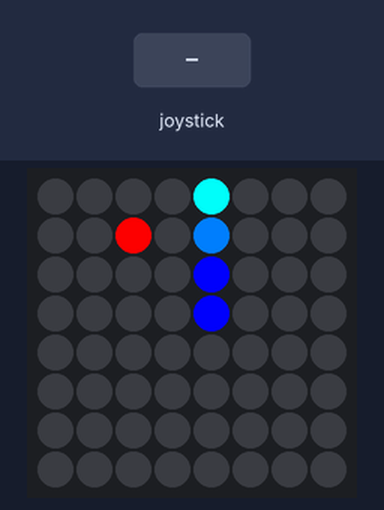
A program run on a simulated Raspberry Pi (BCM pin numbers) with a Sense HAT. Parts: the Sense HAT's 8×8 RGB LED matrix. Inputs (shaded band) come from the test bench. Random numbers come from a fixed seed.

Above: at 1.2 s.
1.3 s: joystick pushed left
At 1.9 s:
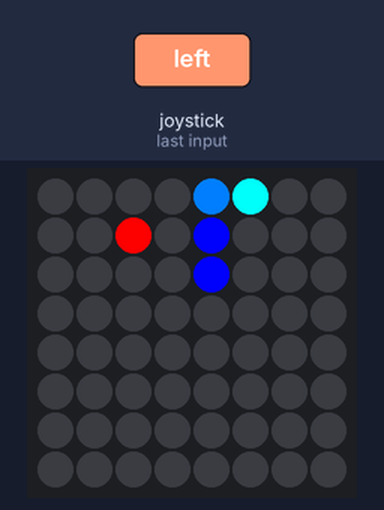
4.3 s: joystick pushed up
At 4.9 s:
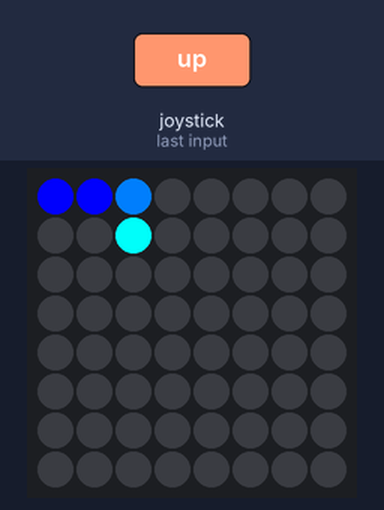
7.3 s: joystick pushed right
At 7.97 s:
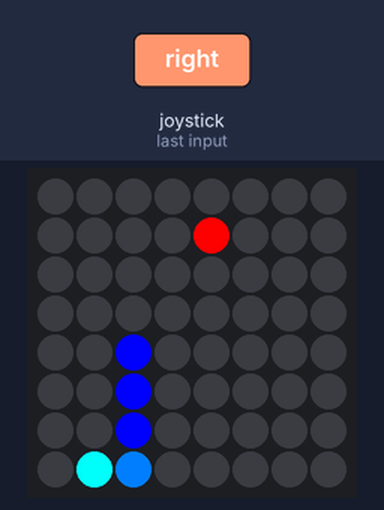
10.3 s: joystick pushed down
At 10.68 s:
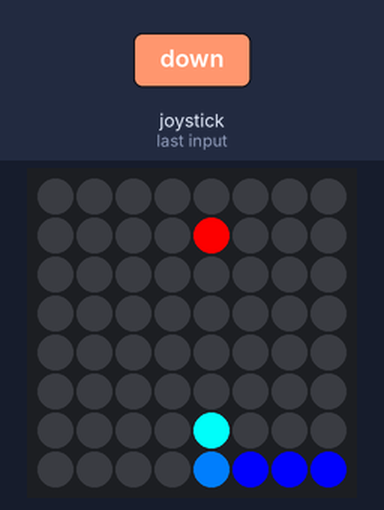
13.3 s: joystick pushed left
At 13.77 s:
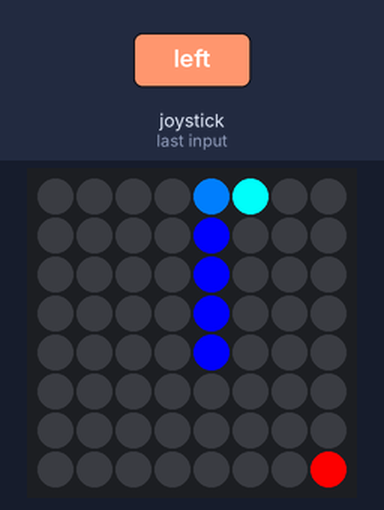
16.3 s: joystick pushed up
At 16.62 s:
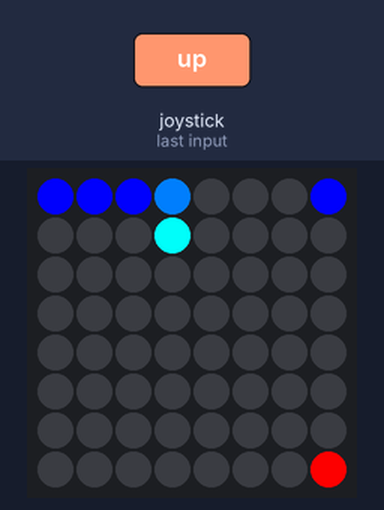
Timing chart, 0 to 19.3 s (numbered marks = the images above; inputs shaded):
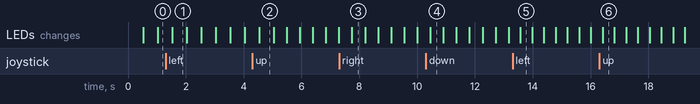

Measured:
- what the display in image 1 shows lasts 0.5 s, from 1.5 s to 2.0 s
- what the display in image 5 shows lasts 0.4 s, from 13.6 s to 14.0 s

The program:

snake.py
```python
from sense_hat import SenseHat  # For a real Sense HAT plugged into your Pi
# from sense_emu import SenseHat # For the Sense HAT emulator
from time import sleep
from random import randint

def old_div(a, b):
    return a//b

sense = SenseHat()

# All the variables used in this program:

score = 0
# The player's score. Gets increased by 1 every time the player successfully
# eats an apple, and is displayed at the end.

inverted = True
# I was programming this with a Raspberry Pi Touchscreen with an incredibly
# short ribbon cable, so I had to use the Sense HAT upside down, and I inverted
# the display and controls for this purpose. Change to False if you use your
# Sense HAT in the correct orientation :)

speed = 0.50
# Not technically speed, but the initial time it takes for the snake to move 1
# pixel. Gets multiplied by 0.9 every time an apple is eaten, making the snake faster.

snake_pos = [4, 3, 4, 4, 4, 5, 4, 6]
# Possibly the jankiest way to make a snake on the Sense HAT - store the coordinates
# of each segment in a list. I didn't even make two separate lists, or lists
# within the list. The values are arranged [x, y, x, y...x, y], where the
# first value is the x-position of the head, the second is the y-position of
# the head, the third is the x-position of the second segment, the fourth is
# the y-position of the second segment and so on. Two extra values are appended
# every time an apple is eaten to make the snake longer.

apple_pos = [randint(0, 7), randint(0, 7)]
# A list of 2 randomly generated integers between 0 and 7 (inclusive) for the
# x and y position of the apple. Gets randomly generated every time the apple is eaten.

snake_dir = 1
# The direction the snake is facing.
# 1 = up
# 2 = down
# 3 = left
# 4 = right

if inverted:
    sense.set_rotation(180)
    # Inverts the screen of the Sense HAT (but annoyingly enough, not the joystick)


def draw_apple():
    sense.set_pixel(apple_pos[0], apple_pos[1], 255, 0, 0)
    # Lights up a pixel to represent the apple


def draw_snake(t):
    # This function is called with an argument of either 0 or 1.
    # 0 means just draw the snake normally.
    # 1 means add a segment
    global snake_pos, snake_dir

    if t == 1:
        snake_pos.append(snake_pos[len(snake_pos) - 2])
        snake_pos.append(snake_pos[len(snake_pos) - 1])
        # Duplicates the last segment by duplicating the last 2 values on the list.

    for i in range(1, len(snake_pos) - 1):
        global snake_pos
        snake_pos[len(snake_pos) - i] = snake_pos[len(snake_pos) - i - 2]
    # Move each segment, except the head, to where the segment in front of it was.
    if snake_dir == 1:
        snake_pos[1] -= 1
    elif snake_dir == 2:
        snake_pos[1] += 1
    elif snake_dir == 3:
        snake_pos[0] -= 1
    elif snake_dir == 4:
        snake_pos[0] += 1
    # Draw the head of the snake according to the direction of the snake

    if snake_pos[0] > 7:
        snake_pos[0] = 0
    if snake_pos[0] < 0:
        snake_pos[0] = 7
    if snake_pos[1] > 7:
        snake_pos[1] = 0
    if snake_pos[1] < 0:
        snake_pos[1] = 7
    # If the snake wants to go beyond the screen, make it reappear from the opposite edge.

    for i in range(0, int(old_div(len(snake_pos), 2))):
        if i == 0:
            # Draw the snake head as a bright blue
            sense.set_pixel(snake_pos[2 * (i)], snake_pos[2 * (i) + 1], 0, 255,
                            255)
        elif i == 1:
            # Draw the first segment as a darker blue
            sense.set_pixel(snake_pos[2 * (i)], snake_pos[2 * (i) + 1], 0, 127,
                            255)
        else:
            # Draw all remaining segments as the darkest blue
            sense.set_pixel(snake_pos[2 * (i)], snake_pos[2 * (i) + 1], 0, 0,
                            255)


# Functions to change the direction of the snake
def move_up():
    global snake_dir
    if snake_dir != 2:
        snake_dir = 1


def move_down():
    global snake_dir
    if snake_dir != 1:
        snake_dir = 2


def move_left():
    global snake_dir
    if snake_dir != 4:
        snake_dir = 3


def move_right():
    global snake_dir
    if snake_dir != 3:
        snake_dir = 4


# Mapping the joystick to the functions to change the snake direction, depending on the state
# of 'inverted'
if not inverted:
    sense.stick.direction_up = move_up
    sense.stick.direction_down = move_down
    sense.stick.direction_left = move_left
    sense.stick.direction_right = move_right
else:
    sense.stick.direction_down = move_up
    sense.stick.direction_up = move_down
    sense.stick.direction_right = move_left
    sense.stick.direction_left = move_right

# Main game loop
while True:
    sense.clear()

    end = False
    for i in range(1, int(old_div(len(snake_pos), 2)) - 1):
        # Because this loop runs as many times as the snake has segments (to check if the
        # snake is eating itself), the code inside is contained in an if, which evaluates
        # to false once it is determined that the snake has eaten itself.
        if not end:
            # Checks if the snake's head is in the same position as this segment (in this iteration)
            if snake_pos[0] == snake_pos[2 * i] and snake_pos[1] == snake_pos[
                2 * i + 1]:
                sense.show_message("You scored " + str(score))
                # Shows the score
                score = 0
                speed = 0.50
                snake_pos = [4, 3, 4, 4, 4, 5, 4, 6]
                apple_pos = [randint(0, 7), randint(0, 7)]
                snake_dir = 1
                # Resets the game variables
                end = True
    draw_apple()
    # Draws the apple

    if apple_pos[0] == snake_pos[0] and apple_pos[1] == snake_pos[1]:
        # Checks if the snake head is in the same place as the apple (apple is eaten)
        draw_snake(1)
        # Draws the snake while increasing its length.
        speed = speed * 0.9
        # Reduces the time between redraws, increasing game speed.
        apple_pos[0] = randint(0, 7)
        apple_pos[1] = randint(0, 7)
        # Randomises the apple position
        score += 1
    # Increases the score
    else:
        draw_snake(0)
    # Draws the snake normally.
    sleep(speed)
    # Waits till the next redraw; this time is reduced as more apples are eaten.
```
